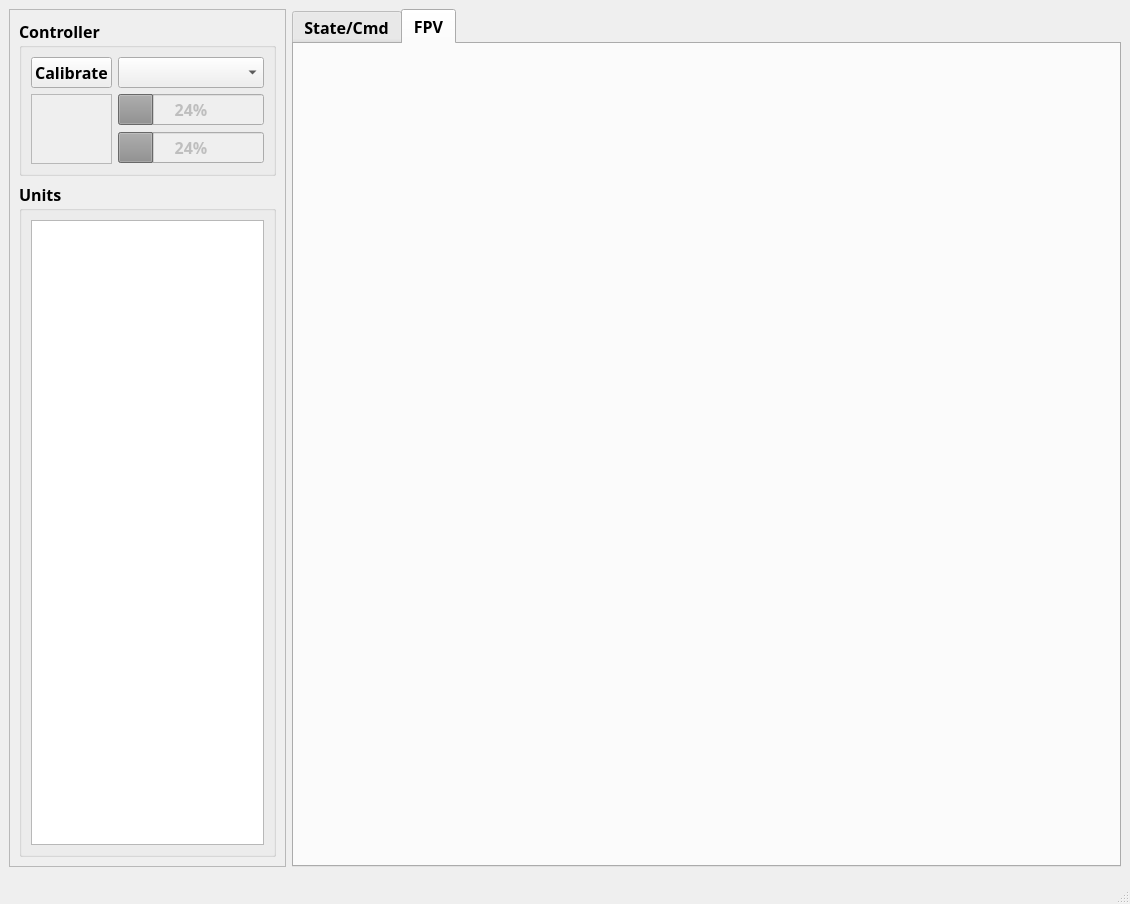
<?xml version="1.0" encoding="UTF-8"?>
<ui version="4.0">
 <class>MainWindow</class>
 <widget class="QMainWindow" name="MainWindow">
  <property name="geometry">
   <rect>
    <x>0</x>
    <y>0</y>
    <width>1130</width>
    <height>904</height>
   </rect>
  </property>
  <property name="sizePolicy">
   <sizepolicy hsizetype="Preferred" vsizetype="Preferred">
    <horstretch>0</horstretch>
    <verstretch>0</verstretch>
   </sizepolicy>
  </property>
  <property name="font">
   <font>
    <family>Nunito SemiBold</family>
    <pointsize>12</pointsize>
    <weight>75</weight>
    <italic>false</italic>
    <bold>true</bold>
   </font>
  </property>
  <property name="windowTitle">
   <string>RC Mission Commander</string>
  </property>
  <widget class="QWidget" name="centralwidget">
   <layout class="QHBoxLayout" name="horizontalLayout" stretch="1,3">
    <item>
     <widget class="QFrame" name="unitMngmtFrame">
      <property name="frameShape">
       <enum>QFrame::StyledPanel</enum>
      </property>
      <property name="frameShadow">
       <enum>QFrame::Raised</enum>
      </property>
      <layout class="QVBoxLayout" name="verticalLayout">
       <item>
        <widget class="QGroupBox" name="ctrlrGroupBex">
         <property name="title">
          <string>Controller</string>
         </property>
         <layout class="QGridLayout" name="gridLayout" rowstretch="0,0,0,0" columnstretch="1,3,0">
          <item row="1" column="0" rowspan="2">
           <widget class="QGraphicsView" name="ctrlrWheelGraphView">
            <property name="enabled">
             <bool>false</bool>
            </property>
           </widget>
          </item>
          <item row="2" column="1">
           <widget class="QProgressBar" name="brkBar">
            <property name="enabled">
             <bool>false</bool>
            </property>
            <property name="value">
             <number>24</number>
            </property>
           </widget>
          </item>
          <item row="1" column="1">
           <widget class="QProgressBar" name="thrlBar">
            <property name="enabled">
             <bool>false</bool>
            </property>
            <property name="value">
             <number>24</number>
            </property>
           </widget>
          </item>
          <item row="0" column="0">
           <widget class="QPushButton" name="ctrlrCalBtn">
            <property name="text">
             <string>Calibrate</string>
            </property>
           </widget>
          </item>
          <item row="0" column="1">
           <widget class="QComboBox" name="ctrlrSelect"/>
          </item>
         </layout>
        </widget>
       </item>
       <item>
        <widget class="QGroupBox" name="unitsGroupBox">
         <property name="title">
          <string>Units</string>
         </property>
         <layout class="QVBoxLayout" name="verticalLayout_2">
          <item>
           <widget class="QListView" name="unitsListView"/>
          </item>
         </layout>
        </widget>
       </item>
      </layout>
     </widget>
    </item>
    <item>
     <widget class="QTabWidget" name="cmdTabs">
      <property name="currentIndex">
       <number>1</number>
      </property>
      <widget class="QWidget" name="stateCmdTab">
       <attribute name="title">
        <string>State/Cmd</string>
       </attribute>
      </widget>
      <widget class="QWidget" name="fpvTab">
       <attribute name="title">
        <string>FPV</string>
       </attribute>
      </widget>
     </widget>
    </item>
   </layout>
  </widget>
  <widget class="QMenuBar" name="menubar">
   <property name="geometry">
    <rect>
     <x>0</x>
     <y>0</y>
     <width>1130</width>
     <height>35</height>
    </rect>
   </property>
  </widget>
  <widget class="QStatusBar" name="statusbar"/>
 </widget>
 <resources>
  <include location="assets/resources.qrc"/>
 </resources>
 <connections/>
</ui>
